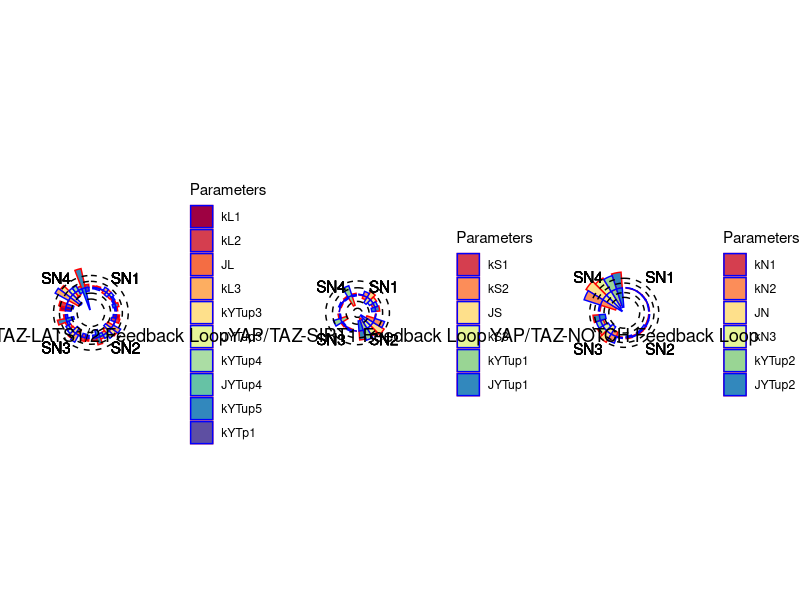

The R source for this figure:
#Use ctrl +Shift +Enter to run whole script
# Install following packages if not installed yet
# install.packages("tidyverse")
# install.packages("RColorBrewer")
# install.packages("gridExtra")

library(tidyverse)
#library(RColorBrewer)
library(gridExtra)

#getwd()


# Import percentage change data where parameter was increased
chgpos= read.table("chgpos1.txt", header = T)
# Import percentage change data where parameter was decreased
chgneg = read.table("chgneg1.txt",  header = T)
# Import parameter names
parnames = read.csv("parnames.txt",  header = F)

# View imported data
head(chgpos)

# Add column with parameter names
chgpos$Parameters = parnames$V1[1:22]   # Make sure to use V1 since parnames is dataframe
chgneg$Parameters = parnames$V1[1:22]


##############
#Create dataframe to plot YAP/TAZ-LATS1/2 data
YLpos =c(chgpos$SN1[1:10], chgpos$SN2[1:10],chgpos$SN3[1:10], chgpos$SN4[1:10])
YLneg =c(chgneg$SN1[1:10], chgneg$SN2[1:10],chgneg$SN3[1:10], chgneg$SN4[1:10])
YLnames = rep(chgpos$Parameters[1:10], 4)
YLSNs = c(rep("SN1", 10), rep("SN2", 10), rep("SN3", 10), rep("SN4", 10))

YL = data.frame("Plus 15" = YLpos, "Minus 15" = YLneg, "Parameters" = YLnames, "SNs" = YLSNs)
YL$plussign = c(rep("+"), 40)
YL$minusssign = c(rep("-"), 40)

lev1 = c("kL1", "kL2", "JL", "kL3", "kYTup3", "JYTup3", "kYTup4", "JYTup4", "kYTup5", "kYTp1")

# Plot for YAP/TAZ-LATS1/2 negative feedback loop in Fig 4C
YLplot<- ggplot(YL)+
  #plot the percentage change when parameter is increased by 15%
  geom_col(aes(x = SNs, y = Plus.15, fill = factor(Parameters, levels = lev1)), position = "dodge", colour = "red")+
  #plot the percentage change when parameter is decreased by 15%
  geom_col(aes(x = SNs, y = Minus.15, fill = factor(Parameters, levels = lev1)), position = "dodge", colour = "blue")+
  geom_segment(aes(x = .5, y = 0, xend =4.5, yend = 0), colour = "black", size=0.01 , inherit.aes = FALSE ) +
  scale_fill_brewer(palette = "Spectral")+
  labs(fill="Parameters")+
  geom_text(aes(x = SNs, y = 1, label = SNs))+
  # Make bar plot circular
  coord_polar()+
  theme_void()+
  # Set limits to y-axis
  ylim(min(c(YL$Plus.15, YL$Minus.15))-.15, 2)+
  # Add title
  labs(title="YAP/TAZ-LATS1/2 Feedback Loop") + theme(plot.title = element_text(vjust=-30))+
  theme(plot.title = element_text(hjust = 0.5))+
  # Draw dotted lines to show increase or decrease by another 25% change
  geom_abline(slope=0, intercept=-0.25,  col = "black",lty=2)+
  geom_abline(slope=0, intercept=-0.5,  col = "black",lty=2)+
  geom_abline(slope=0, intercept=0.25,  col = "black",lty=2)+
  geom_abline(slope=0, intercept=0.5,  col = "black",lty=2)

################
#Create dataframe to plot YAP/TAZ-SIRT1 data
YSpos =c(chgpos$SN1[11:16], chgpos$SN2[11:16],chgpos$SN3[11:16], chgpos$SN4[11:16])
YSneg =c(chgneg$SN1[11:16], chgneg$SN2[11:16],chgneg$SN3[11:16], chgneg$SN4[11:16])
YSnames = rep(chgpos$Parameters[11:16], 4)
YSSNs = c(rep("SN1", 6), rep("SN2", 6), rep("SN3", 6), rep("SN4", 6))

YS = data.frame("Plus 15" = YSpos, "Minus 15" = YSneg, "Parameters" = YSnames, "SNs" = YSSNs)
YS$plussign = c(rep("+"), 24)
YS$minusssign = c(rep("-"), 24)

lev2 = c("kS1", "kS2", "JS", "kS3", "kYTup1", "JYTup1")

# Plot for YAP/TAZ-SIRT1 positive feedback loop in Fig 4C
YSplot<- ggplot(YS)+
  #plot the percentage change when parameter is increased by 15%
  geom_col(aes(x = SNs, y = Plus.15, fill = factor(Parameters, levels = lev2)), position = "dodge", colour = "red")+
  #plot the percentage change when parameter is decreased by 15%
  geom_col(aes(x = SNs, y = Minus.15, fill = factor(Parameters, levels = lev2)), position = "dodge", colour = "blue")+
  geom_segment(aes(x = .5, y = 0, xend =4.5, yend = 0), colour = "black", size=0.01 , inherit.aes = FALSE ) +
  scale_fill_brewer(palette = "Spectral")+
  labs(fill="Parameters")+
  geom_text(aes(x = SNs, y = .7, label = SNs))+
  # Make bar plot circular
  coord_polar()+
  theme_void()+
  # Set limits to y-axis
  ylim(min(c(YS$Plus.15, YS$Minus.15))-.15, 2)+
  # Add title
  labs(title="YAP/TAZ-SIRT1 Feedback Loop") + theme(plot.title = element_text(vjust=-30))+
  # Draw dotted lines to show increase or decrease by another 25% change
  theme(plot.title = element_text(hjust = 0.5))+
  geom_abline(slope=0, intercept=-0.25,  col = "black",lty=2)+
  geom_abline(slope=0, intercept=-0.5,  col = "black",lty=2)+
  geom_abline(slope=0, intercept=0.25,  col = "black",lty=2)+
  geom_abline(slope=0, intercept=0.5,  col = "black",lty=2)

#############################
#Create dataframe to plot YAP/TAZ-NOTCH data
YNpos =c(chgpos$SN1[17:22], chgpos$SN2[17:22],chgpos$SN3[17:22], chgpos$SN4[17:22])
YNneg =c(chgneg$SN1[17:22], chgneg$SN2[17:22],chgneg$SN3[17:22], chgneg$SN4[17:22])
YNnames = rep(chgpos$Parameters[17:22], 4)
YNSNs = c(rep("SN1", 6), rep("SN2", 6), rep("SN3", 6), rep("SN4", 6))

YN = data.frame("Plus 15" = YNpos, "Minus 15" = YNneg, "Parameters" = YNnames, "SNs" = YNSNs)
YN$plussign = c(rep("+"), 24)
YN$minusssign = c(rep("-"), 24)

lev3 = c("kN1", "kN2", "JN", "kN3", "kYTup2", "JYTup2")

# Plot for YAP/TAZ-NOTCH positive feedback loop in Fig 4C
YNplot<-ggplot(YN)+
  #plot the percentage change when parameter is increased by 15%
  geom_col(aes(x = SNs, y = Plus.15, fill = factor(Parameters, levels = lev3)), position = "dodge", colour = "red")+
  #plot the percentage change when parameter is decreased by 15%
  geom_col(aes(x = SNs, y = Minus.15, fill = factor(Parameters, levels = lev3)), position = "dodge", colour = "blue")+
  geom_segment(aes(x = .5, y = 0, xend =4.5, yend = 0), colour = "black", size=.01 , inherit.aes = FALSE) +
  scale_fill_brewer(palette = "Spectral")+
  labs(fill="Parameters")+
  geom_text(aes(x = SNs, y = 1.35, label = SNs))+
  # Make bar plot circular
  coord_polar()+
  theme_void()+
  # Set limits to y-axis
  ylim(min(c(YN$Plus.15, YN$Minus.15))-.15, 2.5)+
  # Add title
  labs(title="YAP/TAZ-NOTCH Feedback Loop") + theme(plot.title = element_text(vjust=-30))+
  # Draw dotted lines to show increase or decrease by another 25% change
  theme(plot.title = element_text(hjust = 0.5))+
  geom_abline(slope=0, intercept=-0.25,  col = "black",lty=2)+
  geom_abline(slope=0, intercept=-0.5,  col = "black",lty=2)+
  geom_abline(slope=0, intercept=0.25,  col = "black",lty=2)+
  geom_abline(slope=0, intercept=0.5,  col = "black",lty=2)
  

# Place plots in one figure in single row
grid.arrange(YLplot, YSplot, YNplot, ncol = 3)
